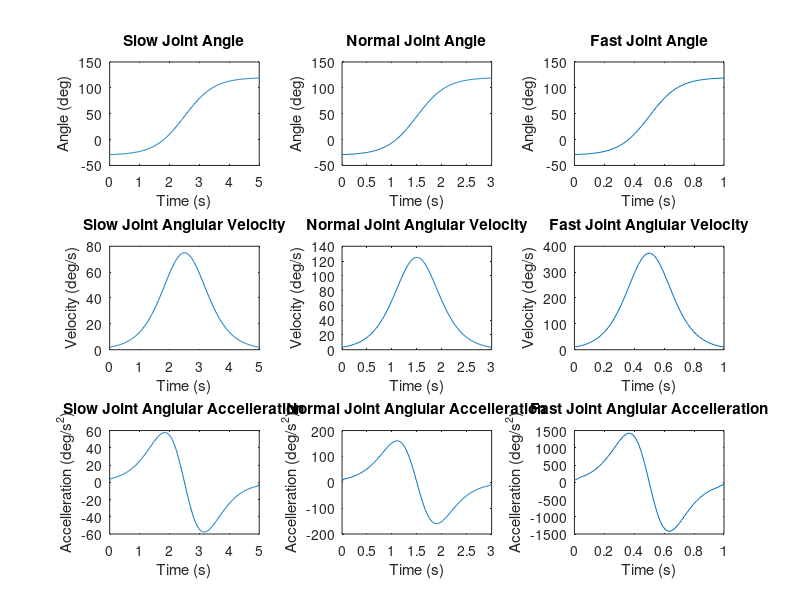
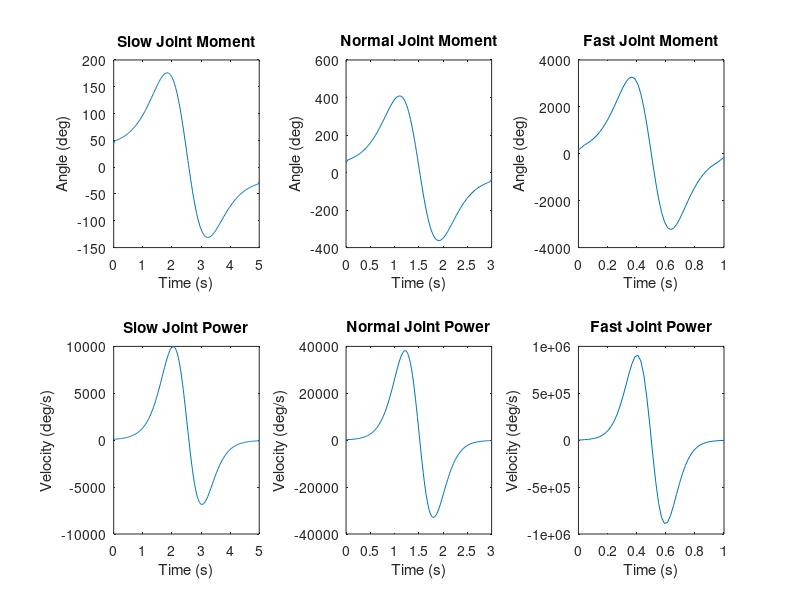

The MATLAB source for these figures, in order:
 %% BMEG301 Reverse Dynamic Solution For Device 3
% Authors: Bailey Phillips, Matthew Nuske, Oliver Michels, and Kyan Phillips

%% Assumptions

% The thigh is consider to be pivoted at the hip joint and has one DoF in flexion-extension. 
% Distal limb (shank) is fixed such that the longitudinal axis line up. 
% All other limbs can be ignored.

clc, clear

%% Parameters

% Subject Paramters
gender = 2; % 1 for female, 2 for male
weight = 85; % Total body mass of subject in 'kg'
height = 1.84; % Total body height of subject in 'm'


%% Segment Factor Tables

% Segment factors based of De lava Table
% [Mass factor   Length factor   COM factor  Radius of Gyration factor]

% Female factors
segment_table(1).factors = [ 
0.1478  368.5/1735  0.3612  0.369;  % Thigh (female)
0.0481  432.3/1735  0.4416  0.271   % Shank (female)
];

% Male factors
segment_table(2).factors = [
0.1416  422.2/1741  0.4095  0.329;  % Thigh (male)
0.0433  434.0/1741  0.4459  0.255   % Shank (male)
];  


%% TASK 1 
% Create Structures With All of The Model's Segment Details 

model(1).name = 'Thigh'; model(1).color = 'k';
model(2).name = 'Shank'; model(2).color = 'r';

table = sprintf('Part Name \t Mass (kg)\t Length (m)\t COM (m)\t RGyration (m)\t Inertia (kg.m^2)');
disp(table)

% Assumption: The distal limb (shank) is fixed such that longitudinal axes
% line up, thus all other limbs can be ignored
for part = 1:2

    model(part).mass = weight*segment_table(gender).factors(part,1);
    model(part).length = height*segment_table(gender).factors(part,2);
    model(part).com_local = model(part).length*segment_table(gender).factors(part,3);

   if part < 2
        model(part).com_from_O = model(part).com_local;
    else
        model(part).com_from_O = model(part).com_local + sum([model(1:part-1).length]);
    end
    model(part).rgyration = model(part).length*segment_table(gender).factors(part,4);
    model(part).inertia = model(part).mass*(model(part).rgyration).^2;
    
    t = sprintf('%s\t\t %.3f\t\t %.3f\t\t %.3f\t\t %.3f\t\t %.5f',model(part).name,...
        model(part).mass, model(part).length, model(part).com_local,...
        model(part).rgyration, model(part).inertia);
    disp(t)
end

% System Center of Mass
mass_system = sum([model(:).mass]);

% display system mass
disp(['System mass = ', num2str(mass_system), ' kg']);

r_num = [model(:).mass].*[model(:).com_from_O];
CoM_system = sum(r_num)/mass_system;
disp([newline, 'System center of mass position = ',num2str(CoM_system),' m']);

% System Inertia About The Hip
I_seg_o = [model(:).inertia] + [model(:).mass].*([model(:).com_from_O].^2);
Inertia_system = sum(I_seg_o);
disp(['System mass moment of inertia at O = ',num2str(Inertia_system),' kg.m^2']);

%% Simulation Parameters
fps = 50;                           % Frames per second 
                    % Motion duration in seconds

% These are the first things i saw for the rom of the thigh about the hip.
% we can change this if we find its different with more research - Oli
theta_min = -30 * (pi/180);           % Minimum angle at extension in rad
theta_max = 120 * (pi/180);         % Maximum angle at flexion in rad

%% TASK 2 & 3
durations=[5,3,1];

t_store = cell(length(durations),1);
theta_store = cell(length(durations),1);
omega_store = cell(length(durations),1);
alpha_store = cell(length(durations),1);
M_store = cell(length(durations),1);
P_store = cell(length(durations),1);

for i=1:length(durations)
    T_motion = durations(i);   
    % Simulation 
    Num_Frames = ceil(T_motion*fps);                        % Calculates number of frames in the simulation
    T_simulation = linspace(0, T_motion, Num_Frames);       % Creates a linearly spaced time vector for motion duration

    % Sigmoid Function To Calculate Joint Angle
    k = 10 / T_motion;                                                      % Steepness of sigmoid function (scales with the motion duration)
    s = 1 ./ (1 + exp(-k .* (T_simulation - (T_motion/2))));                % Sigmoid function
    theta = (theta_min + (theta_max - theta_min) .* s) .* (180/pi);         % Joint angle in degrees
    omega = gradient(theta,T_simulation);                                   % Angular velocity
    alpha = gradient(omega,T_simulation);                                   % Angular acceleration
    g = -9.81; % Gravity
    M_hip = (Inertia_system * alpha) - (g * CoM_system * mass_system * cosd(theta)); % Moment about Hip in Nm
    P = M_hip .* omega; % Joint power Watts

    t_store{i} = T_simulation;
    theta_store{i} = theta;
    omega_store{i} = omega;
    alpha_store{i} = alpha;
    M_store{i} = M_hip;
    P_store{i} = P;
end
%% Plotting Results
figure;
label = {'Slow ', 'Normal ', 'Fast '};

for i = 1:3
    % Joint Angle Over Time
    subplot(3, 3, i);
    plot(t_store{i}, theta_store{i});
    ylabel('Angle (deg)');
    xlabel('Time (s)')
    title([label{i} 'Joint Angle']);
    
    % Joint Angular Velocity Over Time
    subplot(3, 3, i + 3);
    plot(t_store{i}, omega_store{i})
    ylabel('Velocity (deg/s)');
    xlabel('Time (s)')
    title([label{i} 'Joint Anglular Velocity']);
    
    % Joint Angular Accelleration Over Time
    subplot(3, 3, i + 6);
    plot(t_store{i}, alpha_store{i});
    ylabel('Accelleration (deg/s^2)');
    xlabel('Time (s)')
    title([label{i} 'Joint Anglular Accelleration']);
end

figure;
for i = 1:3
    % Joint Moment Over Time
    subplot(2, 3, i);
    plot(t_store{i}, M_store{i});
    ylabel('Angle (deg)');
    xlabel('Time (s)')
    title([label{i} 'Joint Moment']);
    
    % Joint Power Over Time
    subplot(2, 3, i + 3);
    plot(t_store{i}, P_store{i})
    ylabel('Velocity (deg/s)');
    xlabel('Time (s)')
    title([label{i} 'Joint Power']);
    
end
